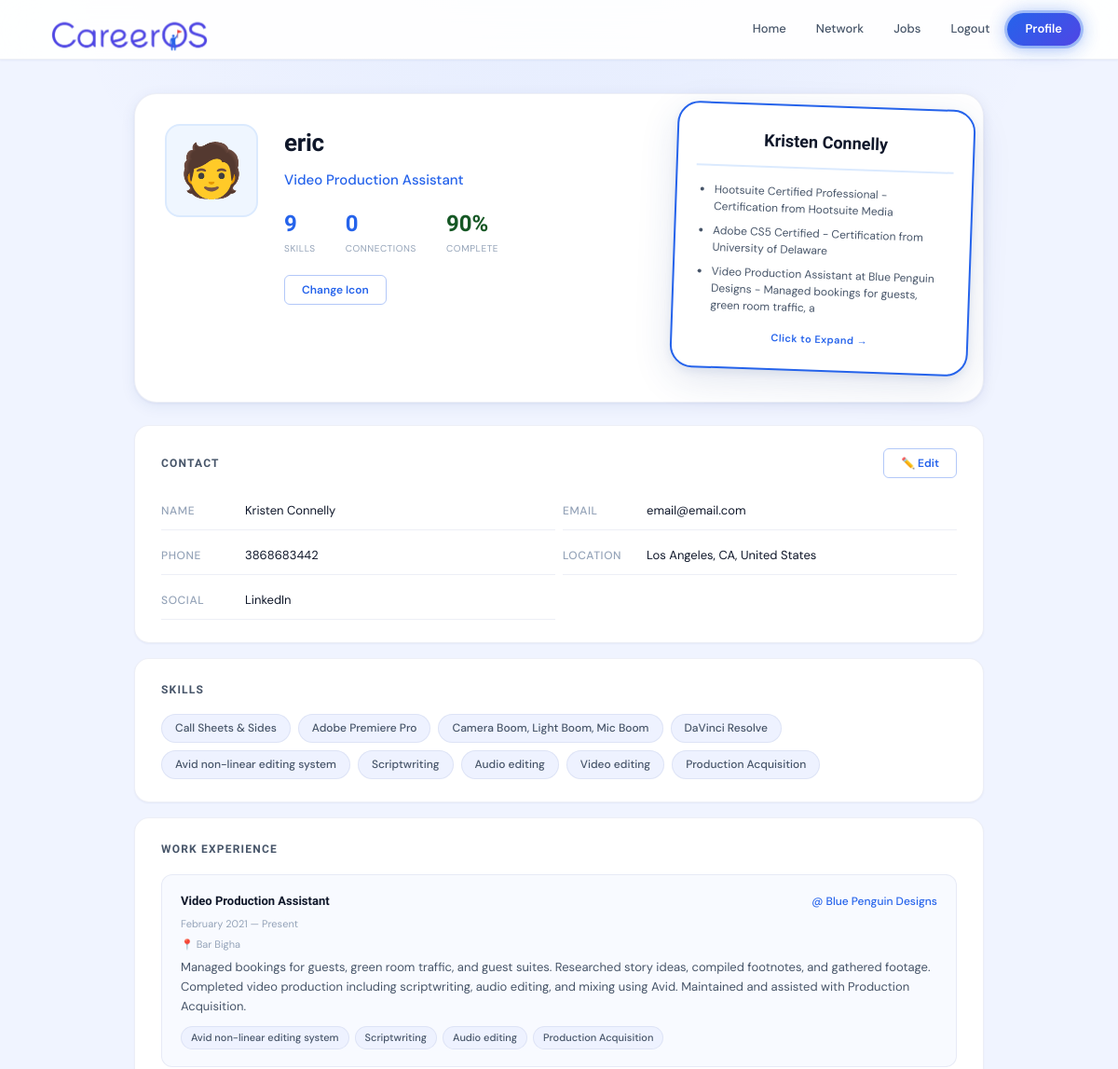
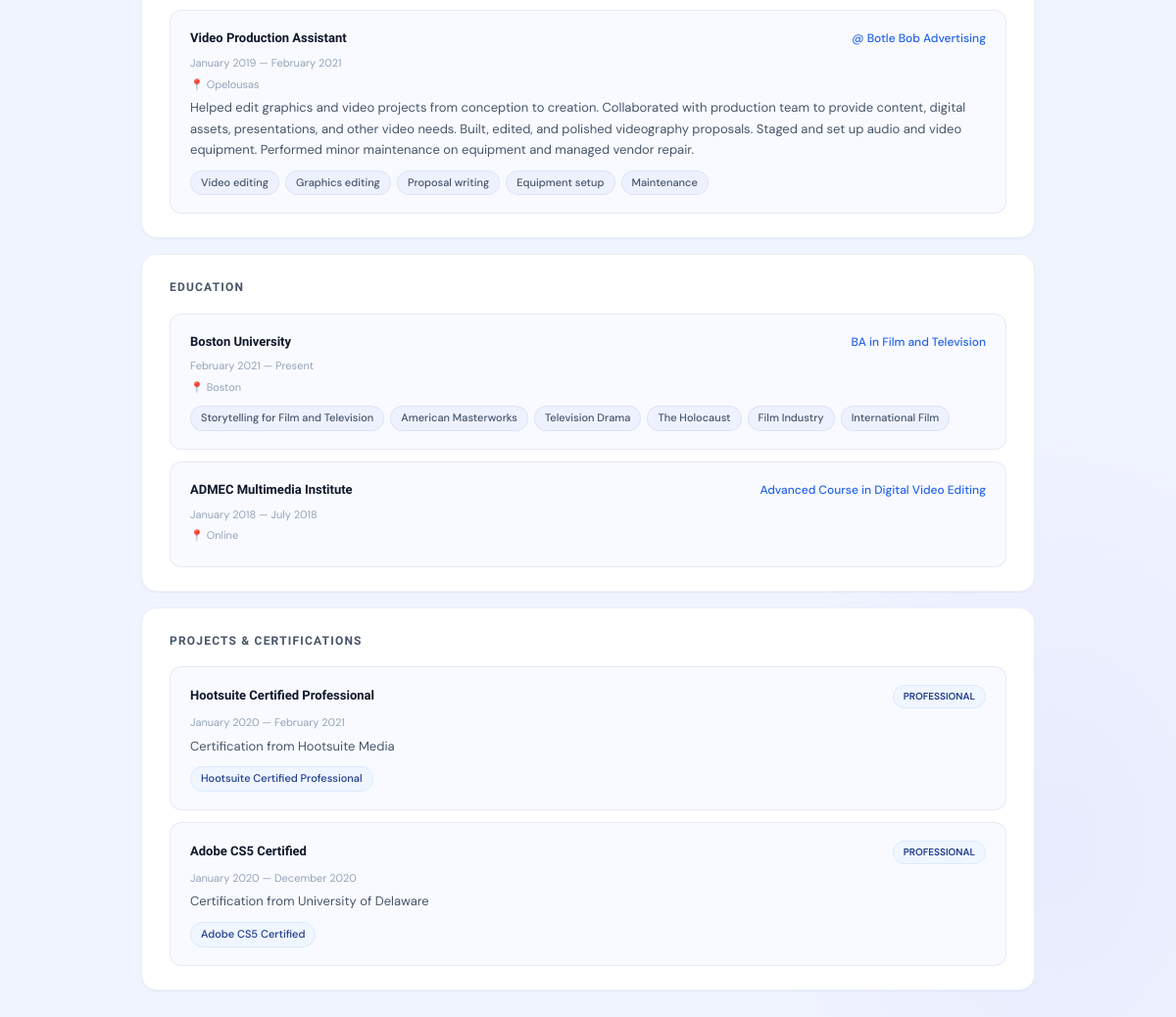
Page /profile/eric (signed in) on the committed database (2 pictures, top to bottom).
### tables this page shows
CREATE TABLE users (
            id INTEGER PRIMARY KEY AUTOINCREMENT,
            username TEXT UNIQUE NOT NULL,
            email TEXT UNIQUE NOT NULL,
            password_hash TEXT NOT NULL,
            role TEXT DEFAULT 'candidate',
            created_at TIMESTAMP DEFAULT CURRENT_TIMESTAMP
        );

CREATE TABLE player_profiles (
            id INTEGER PRIMARY KEY AUTOINCREMENT,
            user_id INTEGER UNIQUE NOT NULL,
            skills TEXT DEFAULT '[]',
            cv_data TEXT DEFAULT '{}',
            tasks TEXT DEFAULT '[]',
            title TEXT DEFAULT 'Professional',
            avatar TEXT DEFAULT '',
            last_login TIMESTAMP,
            FOREIGN KEY (user_id) REFERENCES users(id)
        );

### routes/candidate.py (the view)
@candidate.route("/profile/<username>")
@login_required
def profile(username):
    uid = session["user_id"]
    conn = get_db()
    user = conn.execute("SELECT * FROM users WHERE username = ?", (username,)).fetchone()
    if not user:
        conn.close()
        flash("Player not found", "danger")
        return redirect(url_for("candidate.dashboard"))
    profile = conn.execute(
        "SELECT * FROM player_profiles WHERE user_id = ?", (user["id"],)
    ).fetchone()
    is_friend = are_friends(conn, uid, user["id"])
    p_friend_count = count_friends(conn, user["id"])
    p_avatar = profile["avatar"] if profile and profile["avatar"] else "🧑"
    is_own = uid == user["id"]
    is_employer_view = session.get("role") == "employer"
    completeness = compute_completeness(profile)
    conn.close()
    return render_template(
        "profile.html",
        profile=profile,
        p_username=username,
        p_user_id=user["id"],
        is_friend=is_friend,
        p_friend_count=p_friend_count,
        p_avatar=p_avatar,
        is_own=is_own,
        is_employer_view=is_employer_view,
        completeness=completeness,
    )

### db.py (called while the page is built)
def get_db():
    conn = sqlite3.connect(DATABASE)
    conn.row_factory = sqlite3.Row
    conn.execute("PRAGMA foreign_keys = ON")
    conn.execute("PRAGMA journal_mode = WAL")
    return conn

### game_mechanics.py (called while the page is built, shortened)
def are_friends(conn, user_a, user_b):
    if user_a == user_b:
        return False

def get_friends(conn, user_id):
    rows = conn.execute(
        """SELECT u.id, u.username, p.title, p.avatar, p.last_login
        FROM friend_requests fr
        JOIN users u ON (CASE WHEN fr.from_user = ? THEN fr.to_user ELSE fr.from_user END) = u.id
        JOIN player_profiles p ON u.id = p.user_id
        WHERE (fr.from_user = ? OR fr.to_user = ?) AND fr.status = 'accepted'""",
        (user_id, user_id, user_id),
    ).fetchall()
    return [dict(r) for r in rows]

def count_friends(conn, user_id):
    return len(get_friends(conn, user_id))

### routes/candidate.py (called while the page is built)
@candidate.app_template_filter("from_json")
def from_json(value):
    if not value:
        return []
    try:
        return json.loads(value)
    except json.JSONDecodeError:
        return []

@candidate.context_processor
def inject_unread():
    if "user_id" in session and session.get("role") == "candidate":
        conn = get_db()
        count = conn.execute(
            "SELECT COUNT(*) FROM notifications WHERE user_id = ? AND read = 0",
            (session["user_id"],),
        ).fetchone()[0]
        conn.close()
        return {"unread_notifications": count}
    return {"unread_notifications": 0}

### templates/profile.html (shortened to what this page needs)
{% extends "base.html" %}
{% block content %}
<div class="dashboard">
  <div class="profile-main-block">
    <div class="profile-left">
      <div class="profile-avatar">
        {% if p_avatar.startswith('custom:') %}
        <img src="/uploads/avatars/{{ p_avatar.replace('custom:', '') }}" alt="avatar" class="avatar-custom">
        {% else %}
        <div class="avatar-emoji">{{ p_avatar }}</div>
        {% endif %}
      </div>
      <div class="profile-info">
        <h2 class="profile-name">{{ p_username }}</h2>
        <p class="profile-title">{{ profile.title or 'Career Profile' }}</p>
        <div class="profile-stats">
          <div class="stat-item">
            {% set skills_list = profile.skills | from_json if profile.skills else [] %}
            <span class="stat-number">{{ skills_list | length }}</span>
            <span class="stat-label">SKILLS</span>
          </div>
          <div class="stat-item">
            <span class="stat-number">{{ p_friend_count }}</span>
            <span class="stat-label">CONNECTIONS</span>
          </div>
          {% if completeness.score > 0 %}
          <div class="stat-item">
            <span class="stat-number" style="{% if completeness.score >= 75 %}color: #155724;{% elif completeness.score >= 40 %}color: #856404;{% else %}color: #721c24;{% endif %}">{{ completeness.score }}%</span>
            <span class="stat-label">COMPLETE</span>
          </div>
          {% endif %}
        </div>
        {% if is_own and not is_employer_view %}
        <div class="avatar-controls">
          <button class="pixel-btn btn-small btn-ghost" onclick="showAvatarPicker()">Change Icon</button>
        </div>
        {% endif %}
      </div>
    </div>
    {% set cv = profile.cv_data | from_json if profile.cv_data else {} %}
    {% set meta = cv.get('meta', {}) %}
    {% set top_achievements = [] %}
    {% set projects = cv.get('projects', []) %}
    {% for p in projects %}
      {% if top_achievements|length < 2 %}
        {% set project_name = p.get('project_name') or '' %}
        {% set notes = p.get('notes') or '' %}
        {% set achievement = project_name %}
        {% if notes %}
          {% set achievement = project_name + ' - ' + notes[:50] %}
        {% endif %}
        {% if achievement and achievement|trim %}
          {% set _ = top_achievements.append(achievement) %}
        {% endif %}
      {% endif %}
    {% endfor %}
    {% set work = cv.get('work_experience', []) %}
    {% for w in work %}
      {% if top_achievements|length < 3 %}
        {% set role = w.get('role') or '' %}
        {% set org = w.get('organisation') or '' %}
        {% set achievements_text = w.get('achievements') or '' %}
        {% set achievement = role + ' at ' + org %}
        {% if achievements_text %}
          {% set achievement = achievement + ' - ' + achievements_text[:50] %}
        {% endif %}
        {% if achievement and achievement|trim and achievement != ' at ' %}
          {% set _ = top_achievements.append(achievement) %}
        {% endif %}
      {% endif %}
    {% endfor %}
    {% set certs = cv.get('certifications', []) %}
    {% for c in certs %}
      {% if top_achievements|length < 3 %}
        {% set cert = c or '' %}
        {% if cert and cert|trim %}
          {% set _ = top_achievements.append('Certification: ' + cert) %}
        {% endif %}
      {% endif %}
    {% endfor %}
    {% if not top_achievements %}
      {% set top_achievements = ['Upload CV to showcase achievements', 'Add projects to your portfolio', 'Build your professional network'] %}
    {% endif %}
    <div class="slanted-card-wrapper">
      <div class="slanted-card" id="slanted-card" onclick="expandSlantedCard()">
        <div class="slanted-card-inner">
          <div class="slanted-card-name">{{ meta.get('name') or p_username }}</div>
          <ul class="slanted-card-bullets">
            {% for achievement in top_achievements[:3] %}
            <li>{{ achievement }}</li>
            {% endfor %}
          </ul>
          <div class="slanted-card-hint">Click to Expand →</div>
        </div>
      </div>
    </div>
  </div>
        {% set all_skills = cv.get('skills', []) %}
  <div class="section-card">
    <div style="display: flex; justify-content: space-between; align-items: center; margin-bottom: 16px;">
      <h3 class="section-title" style="margin-bottom: 0;">CONTACT</h3>
      {% if is_own and not is_employer_view %}
      <button class="pixel-btn btn-small btn-ghost" onclick="toggleContactEdit()" id="edit-contact-btn">✏️ Edit</button>
      {% endif %}
    </div>
    <div id="contact-view">
      <div class="meta-grid">
        {% if meta.get('name') %}<div class="meta-item"><span class="meta-label">NAME</span><span class="meta-value">{{ meta.name }}</span></div>{% endif %}
        {% if meta.get('email') %}<div class="meta-item"><span class="meta-label">EMAIL</span><span class="meta-value">{{ meta.email }}</span></div>{% endif %}
        {% if meta.get('phone') %}<div class="meta-item"><span class="meta-label">PHONE</span><span class="meta-value">{{ meta.phone }}</span></div>{% endif %}
        {% if meta.get('location') %}<div class="meta-item"><span class="meta-label">LOCATION</span><span class="meta-value">{{ meta.location }}</span></div>{% endif %}
        {% if meta.get('social_media') and meta.social_media|length %}
        <div class="meta-item">
          <span class="meta-label">SOCIAL</span>
          <span class="meta-value">
            {% for s in meta.social_media %}
              {{ s }}{% if not loop.last %}<br>{% endif %}
            {% endfor %}
          </span>
        </div>
        {% endif %}
      </div>
    </div>
  </div>
  <div class="section-card">
    <h3 class="section-title">SKILLS</h3>
    {% set skills_list = profile.skills | from_json if profile.skills else [] %}
    {% if skills_list %}
    <div class="skill-tags">
      {% for s in skills_list %}
      <span class="skill-tag">{{ s }}</span>
      {% endfor %}
    </div>
    {% elif cv.get('skills') %}
    <div class="skill-tags">
      {% for s in cv.skills %}
      <span class="skill-tag">{{ s }}</span>
      {% endfor %}
    </div>
    {% else %}
    <p class="empty-state">No skills extracted yet. Upload a CV to get started.</p>
    {% endif %}
  </div>
  {% set work = cv.get('work_experience', []) %}
  {% if work %}
  <div class="section-card">
    <h3 class="section-title">WORK EXPERIENCE</h3>
    <div class="entry-list">
      {% for w in work %}
      <div class="entry-card">
        <div class="entry-header">
          <span class="entry-title">{{ w.get('role') or 'Role' }}</span>
          {% if w.get('organisation') %}<span class="entry-sub">@ {{ w.organisation }}</span>{% endif %}
        </div>
        {% if w.get('duration') %}<div class="entry-duration">{{ w.duration }}</div>{% endif %}
        {% if w.get('location') %}<div class="entry-location">📍 {{ w.location }}</div>{% endif %}
        {% if w.get('achievements') %}<p class="entry-desc">{{ w.achievements }}</p>{% endif %}
        {% if w.get('skills_obtained') and w.skills_obtained|length %}
        <div class="entry-tags">
          {% for s in w.skills_obtained %}<span class="mini-tag">{{ s }}</span>{% endfor %}
        </div>
        {% endif %}
      </div>
      {% endfor %}
    </div>
  </div>
  {% endif %}
  {% set edu = cv.get('education', []) %}
  {% if edu %}
  <div class="section-card">
    <h3 class="section-title">EDUCATION</h3>
    <div class="entry-list">
      {% for e in edu %}
      <div class="entry-card">
        <div class="entry-header">
          <span class="entry-title">{{ e.get('institution') or 'Institution' }}</span>
          {% if e.get('course') %}<span class="entry-sub">{{ e.course }}</span>{% endif %}
        </div>
        {% if e.get('duration') %}<div class="entry-duration">{{ e.duration }}</div>{% endif %}
        {% if e.get('location') %}<div class="entry-location">📍 {{ e.location }}</div>{% endif %}
        {% if e.get('subjects') and e.subjects|length %}
        <div class="entry-tags">
          {% for sub in e.subjects %}<span class="mini-tag">{{ sub }}</span>{% endfor %}
        </div>
        {% endif %}
      </div>
      {% endfor %}
    </div>
  </div>
  {% endif %}
  {% set leadership = cv.get('leadership', []) %}
  {% set projects = cv.get('projects', []) %}
  {% if projects %}
  <div class="section-card">
    <h3 class="section-title">PROJECTS & CERTIFICATIONS</h3>
    <div class="entry-list">
      {% for p in projects %}
      <div class="entry-card">
        <div class="entry-header">
          {% if p.get('project_name') %}<span class="entry-title">{{ p.project_name }}</span>{% endif %}
          {% if p.get('project_type') %}<span class="entry-badge">{{ p.project_type | upper }}</span>{% endif %}
        </div>
        {% if p.get('duration') %}<div class="entry-duration">{{ p.duration }}</div>{% endif %}
        {% if p.get('notes') %}<p class="entry-desc">{{ p.notes }}</p>{% endif %}
        {% if p.get('certifications') and p.certifications|length %}
        <div class="entry-tags">
          {% for c in p.certifications %}<span class="mini-tag cert">{{ c }}</span>{% endfor %}
        </div>
        {% endif %}
      </div>
      {% endfor %}
    </div>
  </div>
  {% endif %}
</div>
{% endblock %}

### templates/base.html (shortened to what this page needs)
<!DOCTYPE html>
<html lang="en">
<head>
<link rel="stylesheet" href="{{ url_for('static', filename='style.css') }}">
</head>
<body>
<nav class="navbar">
  <div class="nav-brand">
    <img src="{{ url_for('static', filename='CareerOS_logo.png') }}" alt="CareerOS" style="height:80px;">
  </div>
  <div class="nav-links">
    {% if session.user_id %}
      {% if session.get('role') == 'employer' %}
        <a href="{{ url_for('employer.dashboard') }}">Home</a>
        <a href="{{ url_for('employer.matches') }}">Matches</a>
        <a href="{{ url_for('employer.history') }}">History</a>
        <a href="{{ url_for('auth.logout') }}">Logout</a>
        <a href="{{ url_for('employer.profile') }}" class="nav-user">Profile</a>
      {% elif session.get('role') == 'University' %}
        <a href="{{ url_for('university.dashboard') }}" class="nav-user">Dashboard</a>
        <a href="{{ url_for('university.profile') }}">Profile</a>
        <a href="{{ url_for('auth.logout') }}">Logout</a>
      {% else %}
        <a href="{{ url_for('candidate.dashboard') }}">Home</a>
        <a href="{{ url_for('candidate.friends_page') }}">Network</a>
        <a href="{{ url_for('candidate.jobs_browse') }}">Jobs{% if unread_notifications %} <span class="nav-notif">{{ unread_notifications }}</span>{% endif %}</a>
        <a href="{{ url_for('auth.logout') }}">Logout</a>
        <a href="{{ url_for('candidate.profile', username=session.username) }}" class="nav-user">Profile</a>
      {% endif %}
    {% else %}
      <a href="{{ url_for('auth.login') }}">Login</a>
      <a href="{{ url_for('auth.signup') }}">Sign Up</a>
    {% endif %}
  </div>
</nav>
<main>
{% block content %}{% endblock %}
</main>
</body>
</html>

### templates/profile.html (style rules this page uses)
.profile-main-block { background: var(--surface); border: 1px solid var(--border); border-radius: var(--radius-xl); padding: 32px; margin-bottom: 24px; position: relative; display: flex; justify-content: space-between; align-items: flex-start; gap: 32px; box-shadow: var(--shadow-card); }
.profile-left { display: flex; gap: 28px; flex: 1; }
.profile-avatar { flex-shrink: 0; }
.profile-avatar .avatar-emoji { width: 100px; height: 100px; font-size: 56px; background: var(--blue-light); border: 2px solid var(--blue-mid); border-radius: var(--radius-lg); display: flex; align-items: center; justify-content: center; }
.profile-info { flex: 1; }
.profile-name { font-family: var(--font-display); font-size: 26px; font-weight: 700; color: var(--text); margin-bottom: 6px; letter-spacing: -0.3px; }
.profile-title { font-size: 15px; color: var(--blue-royal); font-weight: 500; margin-bottom: 16px; }
.profile-stats { display: flex; gap: 32px; margin-bottom: 20px; }
.stat-item { display: flex; flex-direction: column; }
.stat-number { font-family: var(--font-display); font-size: 24px; font-weight: 700; color: var(--blue-royal); }
.stat-label { font-size: 10px; color: var(--text-muted); text-transform: uppercase; letter-spacing: 0.06em; }
.avatar-controls { margin-top: 8px; }
.slanted-card-wrapper { position: relative; width: 320px; flex-shrink: 0; margin-top: -20px; margin-right: -20px; }
.slanted-card { background: var(--surface); border: 2.5px solid var(--blue-royal); border-radius: var(--radius-xl); padding: 24px 20px; cursor: pointer; box-shadow: var(--shadow-lg); transition: all 0.3s var(--ease); transform: rotate(2deg); }
.slanted-card-name { font-family: var(--font-display); font-size: 18px; font-weight: 700; color: var(--text); text-align: center; margin-bottom: 16px; padding-bottom: 12px; border-bottom: 2px solid var(--blue-mid); }
.slanted-card-bullets { list-style: disc; padding-left: 20px; margin-bottom: 16px; }
.slanted-card-bullets li { font-size: 12px; color: var(--text-secondary); line-height: 1.5; margin-bottom: 8px; }
.slanted-card-hint { text-align: center; font-size: 11px; color: var(--blue-royal); font-weight: 600; letter-spacing: 0.04em; }

### rows in the picture
users: username "eric"
player_profiles: title "Video Production Assistant", organisation "Blue Penguin Designs", duration "February 2021 — Present", location "Bar Bigha", achievements "Managed bookings for guests, green room traffic, and guest suites. Researched story ideas, compiled footnotes, and gathered footage. Completed video production including scriptwriting, audio editing, and mixing using Avid. Maintained and assisted with Production Acquisition.", skills_obtained "Avid non-linear editing system" "Scriptwriting" "Audio editing" "Production Acquisition" "Video editing" "Graphics editing" "Proposal writing" "Equipment setup" "Maintenance", organisation "Botle Bob Advertising", duration "January 2019 — February 2021", location "Opelousas", achievements "Helped edit graphics and video projects from conception to creation. Collaborated with production team to provide content, digital assets, presentations, and other video needs. Built, edited, and polished videography proposals. Staged and set up audio and video equipment. Performed minor maintenance on equipment and managed vendor repair."

### other values in the picture
{{ p_avatar }} "🧑"
{{ skills_list | length }} "9"
{{ p_friend_count }} "0"
{{ completeness.score }} "90"
{{ meta.get('name') or p_username }} "Kristen Connelly"
{{ achievement }} "Hootsuite Certified Professional - Certification from Hootsuite Media" "Adobe CS5 Certified - Certification from University of Delaware" "Video Production Assistant at Blue Penguin Designs - Managed bookings for guests, green room traffic, a"
{{ meta.name }} "Kristen Connelly"
{{ meta.email }} "email@email.com"
{{ meta.phone }} "3868683442"
{{ meta.location }} "Los Angeles, CA, United States"
{{ s }} "LinkedIn"
{{ s }} "Call Sheets & Sides" "Adobe Premiere Pro" "Camera Boom, Light Boom, Mic Boom" "DaVinci Resolve" "Avid non-linear editing system" "Scriptwriting" "Audio editing" "Video editing" "Production Acquisition"
{{ e.get('institution') or 'Institution' }} "Boston University" "ADMEC Multimedia Institute"
{{ e.course }} "BA in Film and Television" "Advanced Course in Digital Video Editing"
{{ e.duration }} "February 2021 — Present" "January 2018 — July 2018"
